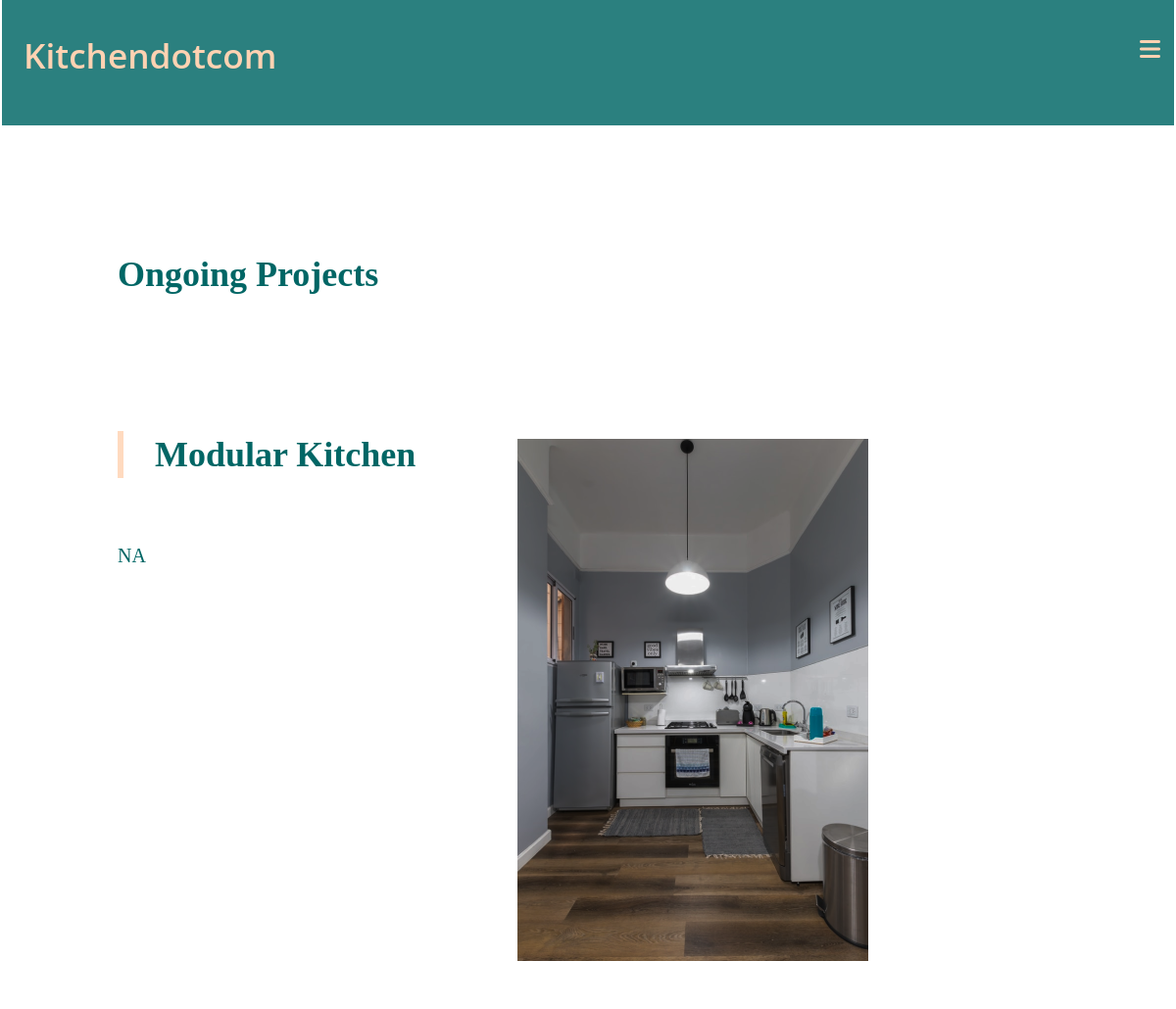
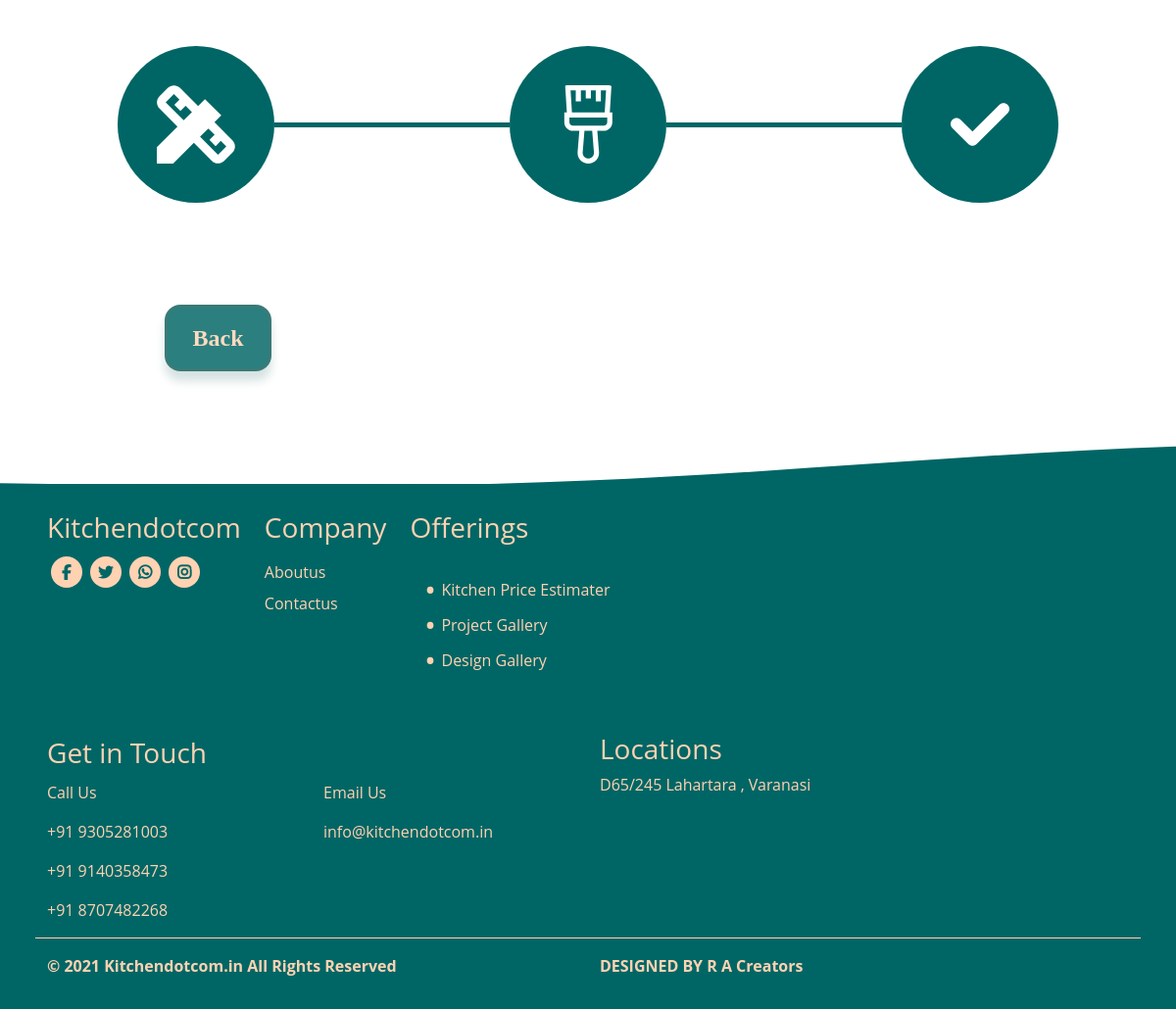
Screenshot of /projects/5/ with the database file from the repository (2 pictures, top to bottom).
### project/models.py (models this page shows, shortened)
class Project(models.Model):
    name = models.CharField(max_length=100, null=False, default="Modular Kitchen")
    tagline = models.CharField(max_length=300, default="NA")
    description = models.TextField(max_length=1000, default="NA")
    project_img = models.FileField(upload_to='projects/')
    design_complete = models.BooleanField(default=False)
    building_complete = models.BooleanField(default=False)
    full_complete = models.BooleanField(default=False)

### project/views.py (the view)
# urls.py: path('<int:id>/', views.projectDetails, name="projectDetails"),
def projectDetails(request, id):
    project = get_object_or_404(Project, id=id)
    print(project.name)
    photos = PostImage.objects.filter(project=project)
    return render(request, 'project_details.html', {
        'project':project,
        'photos':photos
    })

### project/templates/project_details.html (shortened to what this page needs)
{%load static%}
<!DOCTYPE html>
<html lang="en">
<head>
  <link href="https://cdn.jsdelivr.net/npm/bootstrap@5.0.2/dist/css/bootstrap.min.css" rel="stylesheet"
 />
  <link rel="stylesheet" href="{%static "common/css/style.css"%}">
  <link rel="stylesheet" href="{%static "projectgallery/css/details.css"%}" />
</head>
<body class="">
  <div class="px-4">
    {% include 'includes/nav.html' %}
  </div>
  <header class="">
    <p>Ongoing Projects</p>
  </header>
  <section id="details">
    <div>
      <div class="content">
        <div class="project-name">
          {{project.name}}
        </div>
        <div class="project-details">
          {{project.description}}
        </div>
      </div>
    </div>
    <div>
      <div class="project-img">
        <img class="img-fluid" ALIGN="left" src="/media/{{project.project_img}}" alt="" />
      </div>
    </div>
  </section>
  <section id="progress" class="py-5">
    <div class="state
      {%if project.design_complete %}complete{%endif%}">
    </div>
    <div class="line {%if project.design_complete %}complete{%endif%}"></div>
    <div class="state {%if project.building_complete %}complete{%endif%}">
    </div>
    <div class="line {%if project.building_complete %}complete{%endif%}"></div>
    <div class="state {%if project.full_complete %}complete{%endif%}">
    </div>
  </section>
  <section id="back-btn">
	<a href="/projects">
    	<button class="styled-btn">
      	Back
    	</button>
	</a>
  </section>
  {% include 'includes/footer.html' %}
</body>
</html>

### static/common/css/style.css (style rules this page uses)
* { -webkit-box-sizing: border-box; box-sizing: border-box; margin: 0; padding: 0; font-family: Open Sans; }
a { text-decoration: none !important; color: inherit; }
.styled-btn { border-color: #1c7e13; color: #1c7e13; background-color: #ffd9bf; }

### static/projectgallery/css/details.css (style rules this page uses)
* { -webkit-box-sizing: border-box; box-sizing: border-box; margin: 0; padding: 0; border: 0 0 0 0; }
body { display: -webkit-box; display: -ms-flexbox; display: flex; -webkit-box-orient: vertical; -webkit-box-direction: normal; -ms-flex-direction: column; flex-direction: column; }
header { padding: 10vh 10vw; }
header p { font-family: Playfair Display; font-style: normal; font-weight: bold; font-size: 36px; line-height: 48px; color: #006665; }
#details { display: -webkit-box; display: -ms-flexbox; display: flex; padding: 5vh 10vw; }
#details .content { margin-right: 5rem; -webkit-box-flex: 1; -ms-flex-positive: 1; flex-grow: 1; }
#details .content .project-name { font-family: Playfair Display; font-style: normal; font-weight: bold; font-size: 36px; line-height: 48px; color: #006665; margin-bottom: 4rem; border-left: 0.4rem solid #ffdabf; padding-left: 2rem; }
#details .content .project-details { font-family: Poppins; font-style: normal; font-weight: normal; font-size: 20px; line-height: 30px; text-align: justify; color: #006665; }
#details .project-img { -webkit-box-flex: 1; -ms-flex-positive: 1; flex-grow: 1; display: -webkit-box; display: -ms-flexbox; display: flex; -webkit-box-align: center; -ms-flex-align: center; align-items: center; -webkit-box-pack: center; -ms-flex-pack: center; justify-content: center; }
#details .project-img img { margin: 1vh 2vw; height: 100%; width: auto; }
#progress { display: -webkit-box; display: -ms-flexbox; display: flex; -ms-flex-pack: distribute; justify-content: space-around; -webkit-box-align: center; -ms-flex-align: center; align-items: center; padding: 5vh 10vw; }
#progress .state { display: -webkit-box; display: -ms-flexbox; display: flex; -webkit-box-pack: center; -ms-flex-pack: center; justify-content: center; -webkit-box-align: center; -ms-flex-align: center; align-items: center; border: 2px solid gray; border-radius: 50%; height: 20vh; width: 20vh; }
#progress .state svg { height: 50%; background-color: inherit; }
#progress .line { height: 5px; -webkit-box-flex: 1; -ms-flex-positive: 1; flex-grow: 1; background-color: gray; }
#progress .complete { border: none; background-color: #006665; }
#back-btn { padding: 3.5rem 10.5rem; }
#back-btn button { background: rgba(0, 102, 101, 0.83); border: 3px solid rgba(60, 121, 118, 0.91); -webkit-box-shadow: 0px 10px 10px rgba(78, 133, 130, 0.24); box-shadow: 0px 10px 10px rgba(78, 133, 130, 0.24); border-radius: 1rem; padding: 0.8rem 1.6rem; text-align: center; font-family: Poppins; font-style: normal; font-weight: 600; font-size: 24px; line-height: 36px; color: #ffdabf; }

### rows the page displays
Project: name "Modular Kitchen", description "NA", project_img (picture)
